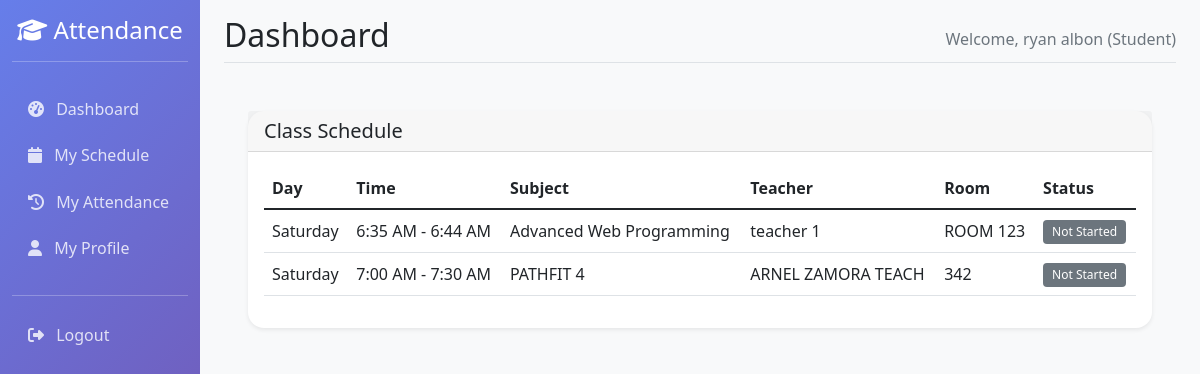
The app's page /student/schedule/ (signed in) with its own data.
### webapp/models.py (models this page shows, shortened)
class Student(models.Model):
    id = models.UUIDField(primary_key=True, default=uuid.uuid4, editable=False)
    user = models.OneToOneField(CustomUser, on_delete=models.CASCADE)
    student_id = models.CharField(max_length=20, unique=True)
    first_name = models.CharField(max_length=50)
    last_name = models.CharField(max_length=50)
    section = models.ForeignKey(Section, on_delete=models.CASCADE)
    phone = models.CharField(max_length=15, blank=True)
    guardian_name = models.CharField(max_length=100, blank=True)
    guardian_phone = models.CharField(max_length=15, blank=True)

class Schedule(models.Model):
    DAYS_OF_WEEK = (
        ('monday', 'Monday'),
        ('tuesday', 'Tuesday'),
        ('wednesday', 'Wednesday'),
        ('thursday', 'Thursday'),
        ('friday', 'Friday'),
        ('saturday', 'Saturday'),
        ('sunday', 'Sunday'),
    )
    id = models.UUIDField(primary_key=True, default=uuid.uuid4, editable=False)
    teacher = models.ForeignKey(Teacher, on_delete=models.CASCADE)
    subject = models.ForeignKey(Subject, on_delete=models.CASCADE)
    section = models.ForeignKey(Section, on_delete=models.CASCADE)
    day_of_week = models.CharField(max_length=10, choices=DAYS_OF_WEEK)
    start_time = models.TimeField()
    end_time = models.TimeField()
    room = models.CharField(max_length=50, blank=True)
    is_active = models.BooleanField(default=True)
    class Meta:
        unique_together = ['teacher', 'subject', 'section', 'day_of_week', 'start_time']
        ordering = ['day_of_week', 'start_time']

class Subject(models.Model):
    id = models.UUIDField(primary_key=True, default=uuid.uuid4, editable=False)
    name = models.CharField(max_length=100)
    code = models.CharField(max_length=20, unique=True)
    description = models.TextField(blank=True)
    created_at = models.DateTimeField(auto_now_add=True)

class Teacher(models.Model):
    id = models.UUIDField(primary_key=True, default=uuid.uuid4, editable=False)
    user = models.OneToOneField(CustomUser, on_delete=models.CASCADE)
    teacher_id = models.CharField(max_length=20, unique=True)
    first_name = models.CharField(max_length=50)
    last_name = models.CharField(max_length=50)
    phone = models.CharField(max_length=15, blank=True)
    sections = models.ManyToManyField(Section, blank=True)
    subjects = models.ManyToManyField(Subject, blank=True)
    created_at = models.DateTimeField(auto_now_add=True)  # Added to match Student
    updated_at = models.DateTimeField(auto_now=True)      # Added to match Student
    @property
    def full_name(self):
        return f"{self.first_name} {self.last_name}"

### webapp/student_views.py (the view)
# urls.py: path('schedule/', student_views.student_schedule, name='student_schedule'),
@login_required
def student_schedule(request):
    if request.user.user_type != 'student':
        return redirect('login')
    student = get_object_or_404(Student, user=request.user)
    today = timezone.localtime()
    current_day = today.strftime('%A').lower()
    active_sessions = AttendanceSession.objects.filter(
        schedule__section=student.section,
        status='ongoing',
        date=today.date()
    ).count()
    schedules = Schedule.objects.filter(
        section=student.section
    ).select_related(
        'subject',
        'teacher'
    ).order_by('day_of_week', 'start_time')
    for schedule in schedules:
        if schedule.day_of_week == current_day:
            schedule.is_time_available = is_schedule_available(schedule)
            existing_session = AttendanceSession.objects.filter(
                schedule=schedule,
                date=today.date()
            ).first()
            if existing_session and existing_session.status == 'ongoing':
                schedule.active_session = existing_session
                attendance = Attendance.objects.filter(
                    session=existing_session,
                    student=student
                ).first()
                if attendance:
                    schedule.has_marked_attendance = True
                    schedule.attendance_status = attendance.get_status_display()
                    schedule.status_color = {
                        'present': 'success',
                        'late': 'warning',
                        'absent': 'danger',
                        'excused': 'info'
                    }.get(attendance.status, 'secondary')
                else:
                    schedule.has_marked_attendance = False
                    schedule.status_color = 'warning'
                    schedule.attendance_status = 'Session Active'
            else:
                schedule.active_session = None
                schedule.has_marked_attendance = False
                if schedule.is_time_available:
                    schedule.status_color = 'info'
                    schedule.attendance_status = 'Waiting to Start'
                else:
                    schedule.status_color = 'secondary'
                    schedule.attendance_status = 'Not Started'
        else:
            schedule.is_time_available = False
            schedule.active_session = None
            schedule.has_marked_attendance = False
            schedule.attendance_status = schedule.day_of_week.title()
            schedule.status_color = 'secondary'
    context = {
        'student': student,
        'schedules': schedules,
        'current_day': current_day
    }
    return render(request, 'webapp/student/schedule.html', context)

### webapp/student_views.py (called while the page is built)
def is_schedule_available(schedule):
    now = timezone.localtime()
    current_time = now.time()
    current_minutes = current_time.hour * 60 + current_time.minute
    start_minutes = schedule.start_time.hour * 60 + schedule.start_time.minute
    end_minutes = schedule.end_time.hour * 60 + schedule.end_time.minute
    return (start_minutes - 15) <= current_minutes <= end_minutes

### webapp/templates/webapp/student/schedule.html (shortened to what this page needs)
{% extends 'webapp/base.html' %}
{% block content %}
<div class="container py-4">
    <div class="card">
        <div class="card-header">
            <h5 class="card-title mb-0">Class Schedule</h5>
        </div>
        <div class="card-body">
            {% if schedules %}
            <div class="table-responsive">
                <table class="table">
                    <thead>
                        <tr>
                            <th>Day</th>
                            <th>Time</th>
                            <th>Subject</th>
                            <th>Teacher</th>
                            <th>Room</th>
                            <th>Status</th>
                        </tr>
                    </thead>
                    <tbody>
                        {% for schedule in schedules %}
                        <tr>
                            <td>{{ schedule.day_of_week|title }}</td>
                            <td>{{ schedule.start_time|time:"g:i A" }} - {{ schedule.end_time|time:"g:i A" }}</td>
                            <td>{{ schedule.subject.name }}</td>
                            <td>{{ schedule.teacher.full_name }}</td>
                            <td>{{ schedule.room }}</td>
                            <td>
                                {% if schedule.day_of_week == current_day %}
                                    {% if schedule.is_time_available %}
                                        <span class="badge bg-info">Started</span>
                                    {% else %}
                                        <span class="badge bg-secondary">Not Started</span>
                                    {% endif %}
                                {% else %}
                                    <span class="badge bg-secondary">{{ schedule.day_of_week|title }}</span>
                                {% endif %}
                            </td>
                        </tr>
                        {% endfor %}
                    </tbody>
                </table>
            </div>
            {% else %}
            <p class="text-muted mb-0">No schedules found.</p>
            {% endif %}
        </div>
    </div>
</div>
{% endblock %}

### webapp/templates/webapp/base.html (shortened to what this page needs)
<!DOCTYPE html>
<html lang="en">
<head>
    <link href="https://cdn.jsdelivr.net/npm/bootstrap@5.1.3/dist/css/bootstrap.min.css" rel="stylesheet">
    <link href="https://cdnjs.cloudflare.com/ajax/libs/font-awesome/6.4.0/css/all.min.css" rel="stylesheet">
    <link rel="stylesheet" type="text/css" href="https://cdn.datatables.net/buttons/2.2.3/css/buttons.bootstrap5.min.css">
    <link rel="stylesheet" href="https://cdn.jsdelivr.net/npm/sweetalert2@11.7.3/dist/sweetalert2.min.css">
</head>
<body>
    {% if user.is_authenticated %}
    <div class="container-fluid">
        <div class="row">
            <nav class="col-md-3 col-lg-2 d-md-block sidebar collapse">
                <div class="position-sticky pt-3">
                    <div class="text-center mb-4">
                        <h4><i class="fas fa-graduation-cap"></i> Attendance</h4>
                        <hr class="text-white">
                    </div>
                    {% if user.user_type == 'admin' %}
                        <ul class="nav flex-column">
                            <li class="nav-item">
                                <a class="nav-link" href="{% url 'admin_dashboard' %}">
                                    <i class="fas fa-tachometer-alt me-2"></i> Dashboard
                                </a>
                            </li>
                            <li class="nav-item">
                                <a class="nav-link" href="{% url 'teacher_list' %}">
                                    <i class="fas fa-chalkboard-teacher me-2"></i> Teachers
                                </a>
                            </li>
                            <li class="nav-item">
                                <a class="nav-link" href="{% url 'student_list' %}">
                                    <i class="fas fa-user-graduate me-2"></i> Students
                                </a>
                            </li>
                            <li class="nav-item">
                                <a class="nav-link" href="{% url 'subject_list' %}">
                                    <i class="fas fa-book me-2"></i> Subjects
                                </a>
                            </li>
                            <li class="nav-item">
                                <a class="nav-link" href="{% url 'section_list' %}">
                                    <i class="fas fa-users me-2"></i> Sections
                                </a>
                            </li>
                            <li class="nav-item">
                                <a class="nav-link" href="{% url 'schedule_list' %}">
                                    <i class="fas fa-calendar-alt me-2"></i> Schedules
                                </a>
                            </li>
                        </ul>
                    {% elif user.user_type == 'student' %}
                        <ul class="nav flex-column">
                            <li class="nav-item">
                                <a class="nav-link" href="{% url 'student_dashboard' %}">
                                    <i class="fas fa-tachometer-alt me-2"></i> Dashboard
                                </a>
                            </li>
                            <li class="nav-item">
                                <a class="nav-link" href="{% url 'student_schedule' %}">
                                    <i class="fas fa-calendar me-2"></i> My Schedule
                                </a>
                            </li>
                            <li class="nav-item">
                                <a class="nav-link" href="{% url 'student_attendance_history' %}">
                                    <i class="fas fa-history me-2"></i> My Attendance
                                </a>
                            </li>
                            <li class="nav-item">
                                <a class="nav-link" href="{% url 'student_profile' %}">
                                    <i class="fas fa-user me-2"></i> My Profile
                                </a>
                            </li>
                        </ul>
                    {% endif %}
                    <hr class="text-white mt-4">
                    <ul class="nav flex-column">
                        <li class="nav-item">
                            <a class="nav-link" href="{% url 'logout' %}">
                                <i class="fas fa-sign-out-alt me-2"></i> Logout
                            </a>
                        </li>
                    </ul>
                </div>
            </nav>
            <main class="col-md-9 ms-sm-auto col-lg-10 px-md-4 main-content">
                <div class="pt-3 pb-2 mb-3">
                    <div class="d-flex justify-content-between flex-wrap flex-md-nowrap align-items-center border-bottom">
                        <h1 class="h2">{% block page_title %}Dashboard{% endblock %}</h1>
                        <div class="text-muted">
    Welcome,
    {% if user.user_type == 'teacher' %}
        {{ teacher.full_name }} (Teacher)
    {% elif user.user_type == 'student' %}
        {{ student.first_name }} {{ student.last_name }} (Student)
    {% elif user.user_type == 'admin' %}
        {{ user.username }} (Admin)
    {% else %}
        {{ user.first_name|default:user.username }}
    {% endif %}
</div>
                    </div>
                    <div class="mt-4">
                        {% block content %}
                        {% endblock %}
                    </div>
                </div>
            </main>
        </div>
    </div>
    {% endif %}
</body>
</html>

### webapp/templates/webapp/base.html (style rules this page uses)
.sidebar { min-height: 100vh; background: linear-gradient(135deg, #667eea 0%, #764ba2 100%); color: white; }
.sidebar .nav-link { color: rgba(255, 255, 255, 0.8); border-radius: 0.5rem; margin: 0.2rem 0; transition: all 0.3s ease; }
.main-content { background-color: #f8f9fa; min-height: 100vh; }
.card { border: none; border-radius: 1rem; box-shadow: 0 0.125rem 0.25rem rgba(0, 0, 0, 0.075); transition: all 0.3s ease; }
.table td { vertical-align: middle; }
.badge { padding: 0.5em 0.75em; font-weight: 500; }

### records on screen
Student: first_name "ryan", last_name "albon"
Schedule: day_of_week "Saturday", start_time "6:35 AM", end_time "6:44 AM", subject.name "Advanced Web Programming", teacher.full_name "teacher 1", room "ROOM 123", shows "Not Started"
Schedule: day_of_week "Saturday", start_time "7:00 AM", end_time "7:30 AM", subject.name "PATHFIT 4", teacher.full_name "ARNEL ZAMORA TEACH", room "342", shows "Not Started"
